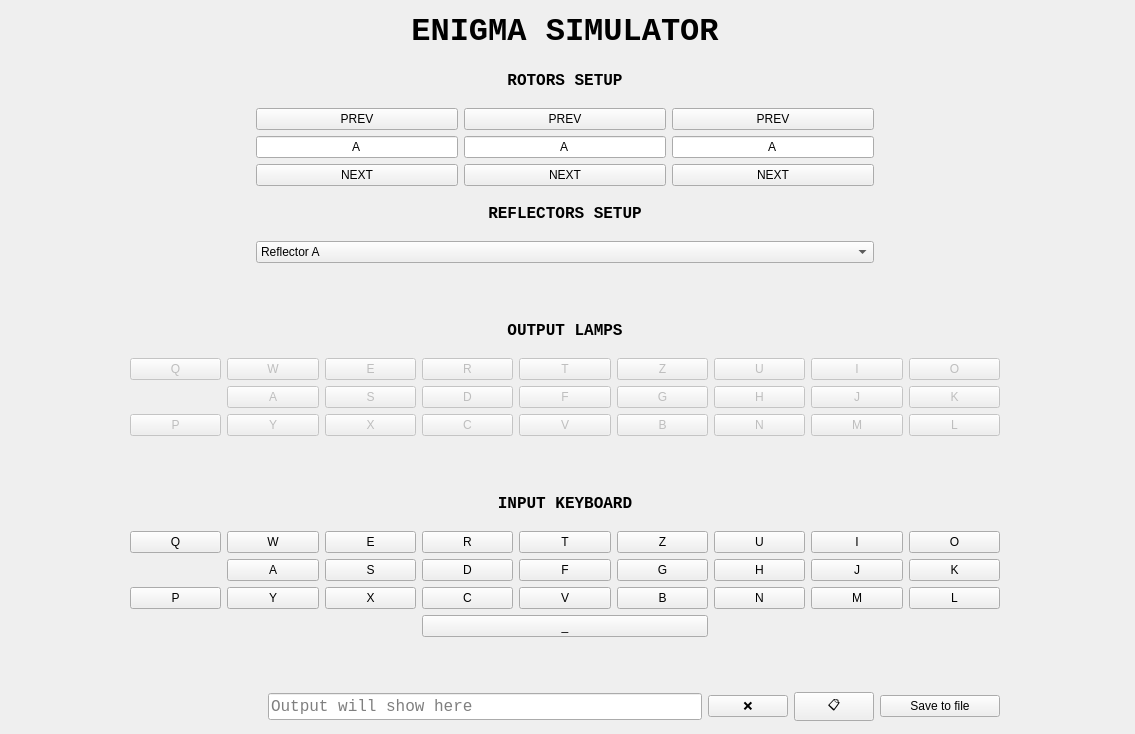
<?xml version="1.0" encoding="UTF-8"?>
<ui version="4.0">
 <class>MainWindow</class>
 <widget class="QMainWindow" name="MainWindow">
  <property name="geometry">
   <rect>
    <x>0</x>
    <y>0</y>
    <width>1135</width>
    <height>734</height>
   </rect>
  </property>
  <property name="baseSize">
   <size>
    <width>0</width>
    <height>40</height>
   </size>
  </property>
  <property name="windowTitle">
   <string>Enigma Simulator</string>
  </property>
  <widget class="QWidget" name="centralwidget">
   <widget class="QWidget" name="gridLayoutWidget_3">
    <property name="geometry">
     <rect>
      <x>10</x>
      <y>10</y>
      <width>1110</width>
      <height>711</height>
     </rect>
    </property>
    <layout class="QGridLayout" name="gridLayout">
     <item row="2" column="0">
      <spacer name="horizontalSpacer_5">
       <property name="orientation">
        <enum>Qt::Horizontal</enum>
       </property>
       <property name="sizeType">
        <enum>QSizePolicy::Fixed</enum>
       </property>
       <property name="sizeHint" stdset="0">
        <size>
         <width>120</width>
         <height>20</height>
        </size>
       </property>
      </spacer>
     </item>
     <item row="9" column="2" colspan="5">
      <spacer name="verticalSpacer_3">
       <property name="orientation">
        <enum>Qt::Vertical</enum>
       </property>
       <property name="sizeType">
        <enum>QSizePolicy::Preferred</enum>
       </property>
       <property name="sizeHint" stdset="0">
        <size>
         <width>20</width>
         <height>40</height>
        </size>
       </property>
      </spacer>
     </item>
     <item row="2" column="7">
      <spacer name="horizontalSpacer_2">
       <property name="orientation">
        <enum>Qt::Horizontal</enum>
       </property>
       <property name="sizeType">
        <enum>QSizePolicy::Fixed</enum>
       </property>
       <property name="sizeHint" stdset="0">
        <size>
         <width>120</width>
         <height>20</height>
        </size>
       </property>
      </spacer>
     </item>
     <item row="5" column="2" colspan="5">
      <widget class="QComboBox" name="reflector_choice">
       <property name="currentIndex">
        <number>0</number>
       </property>
       <property name="placeholderText">
        <string>Choose a reflector</string>
       </property>
       <item>
        <property name="text">
         <string>Reflector A</string>
        </property>
       </item>
       <item>
        <property name="text">
         <string>Reflector B</string>
        </property>
       </item>
       <item>
        <property name="text">
         <string>Reflector C</string>
        </property>
       </item>
      </widget>
     </item>
     <item row="11" column="1" colspan="7">
      <layout class="QGridLayout" name="KEYBOARD">
       <item row="1" column="2">
        <widget class="QPushButton" name="iS">
         <property name="text">
          <string>S</string>
         </property>
        </widget>
       </item>
       <item row="0" column="8">
        <widget class="QPushButton" name="iO">
         <property name="text">
          <string>O</string>
         </property>
        </widget>
       </item>
       <item row="0" column="6">
        <widget class="QPushButton" name="iU">
         <property name="text">
          <string>U</string>
         </property>
        </widget>
       </item>
       <item row="2" column="1">
        <widget class="QPushButton" name="iY">
         <property name="text">
          <string>Y</string>
         </property>
        </widget>
       </item>
       <item row="1" column="4">
        <widget class="QPushButton" name="iF">
         <property name="text">
          <string>F</string>
         </property>
        </widget>
       </item>
       <item row="2" column="2">
        <widget class="QPushButton" name="iX">
         <property name="text">
          <string>X</string>
         </property>
        </widget>
       </item>
       <item row="2" column="5">
        <widget class="QPushButton" name="iB">
         <property name="text">
          <string>B</string>
         </property>
        </widget>
       </item>
       <item row="1" column="7">
        <widget class="QPushButton" name="iJ">
         <property name="text">
          <string>J</string>
         </property>
        </widget>
       </item>
       <item row="0" column="2">
        <widget class="QPushButton" name="iE">
         <property name="text">
          <string>E</string>
         </property>
        </widget>
       </item>
       <item row="2" column="7">
        <widget class="QPushButton" name="iM">
         <property name="text">
          <string>M</string>
         </property>
        </widget>
       </item>
       <item row="2" column="0">
        <widget class="QPushButton" name="iP">
         <property name="text">
          <string>P</string>
         </property>
        </widget>
       </item>
       <item row="0" column="5">
        <widget class="QPushButton" name="iZ">
         <property name="text">
          <string>Z</string>
         </property>
        </widget>
       </item>
       <item row="1" column="6">
        <widget class="QPushButton" name="iH">
         <property name="text">
          <string>H</string>
         </property>
        </widget>
       </item>
       <item row="3" column="3" colspan="3">
        <widget class="QPushButton" name="iSpace">
         <property name="text">
          <string>_</string>
         </property>
        </widget>
       </item>
       <item row="0" column="0">
        <widget class="QPushButton" name="iQ">
         <property name="text">
          <string>Q</string>
         </property>
        </widget>
       </item>
       <item row="2" column="6">
        <widget class="QPushButton" name="iN">
         <property name="text">
          <string>N</string>
         </property>
        </widget>
       </item>
       <item row="1" column="1">
        <widget class="QPushButton" name="iA">
         <property name="text">
          <string>A</string>
         </property>
        </widget>
       </item>
       <item row="0" column="7">
        <widget class="QPushButton" name="iI">
         <property name="text">
          <string>I</string>
         </property>
        </widget>
       </item>
       <item row="2" column="8">
        <widget class="QPushButton" name="iL">
         <property name="text">
          <string>L</string>
         </property>
        </widget>
       </item>
       <item row="1" column="5">
        <widget class="QPushButton" name="iG">
         <property name="text">
          <string>G</string>
         </property>
        </widget>
       </item>
       <item row="2" column="3">
        <widget class="QPushButton" name="iC">
         <property name="text">
          <string>C</string>
         </property>
        </widget>
       </item>
       <item row="2" column="4">
        <widget class="QPushButton" name="iV">
         <property name="text">
          <string>V</string>
         </property>
        </widget>
       </item>
       <item row="0" column="4">
        <widget class="QPushButton" name="iT">
         <property name="text">
          <string>T</string>
         </property>
        </widget>
       </item>
       <item row="1" column="8">
        <widget class="QPushButton" name="iK">
         <property name="text">
          <string>K</string>
         </property>
        </widget>
       </item>
       <item row="1" column="3">
        <widget class="QPushButton" name="iD">
         <property name="text">
          <string>D</string>
         </property>
        </widget>
       </item>
       <item row="0" column="1">
        <widget class="QPushButton" name="iW">
         <property name="text">
          <string>W</string>
         </property>
        </widget>
       </item>
       <item row="0" column="3">
        <widget class="QPushButton" name="iR">
         <property name="text">
          <string>R</string>
         </property>
        </widget>
       </item>
      </layout>
     </item>
     <item row="2" column="8">
      <spacer name="horizontalSpacer_4">
       <property name="orientation">
        <enum>Qt::Horizontal</enum>
       </property>
       <property name="sizeType">
        <enum>QSizePolicy::Fixed</enum>
       </property>
       <property name="sizeHint" stdset="0">
        <size>
         <width>120</width>
         <height>20</height>
        </size>
       </property>
      </spacer>
     </item>
     <item row="6" column="2" colspan="5">
      <spacer name="verticalSpacer_4">
       <property name="orientation">
        <enum>Qt::Vertical</enum>
       </property>
       <property name="sizeType">
        <enum>QSizePolicy::Preferred</enum>
       </property>
       <property name="sizeHint" stdset="0">
        <size>
         <width>20</width>
         <height>40</height>
        </size>
       </property>
      </spacer>
     </item>
     <item row="13" column="1" rowspan="2">
      <spacer name="verticalSpacer_2">
       <property name="orientation">
        <enum>Qt::Vertical</enum>
       </property>
       <property name="sizeType">
        <enum>QSizePolicy::Preferred</enum>
       </property>
       <property name="sizeHint" stdset="0">
        <size>
         <width>20</width>
         <height>60</height>
        </size>
       </property>
      </spacer>
     </item>
     <item row="1" column="2" colspan="5">
      <widget class="QLabel" name="label_2">
       <property name="font">
        <font>
         <family>Consolas</family>
         <pointsize>12</pointsize>
         <bold>true</bold>
        </font>
       </property>
       <property name="text">
        <string>ROTORS SETUP</string>
       </property>
       <property name="alignment">
        <set>Qt::AlignCenter</set>
       </property>
      </widget>
     </item>
     <item row="2" column="2" colspan="5">
      <layout class="QGridLayout" name="ROTORS">
       <item row="3" column="3">
        <widget class="QPushButton" name="nextB">
         <property name="text">
          <string>NEXT</string>
         </property>
        </widget>
       </item>
       <item row="3" column="2">
        <widget class="QPushButton" name="nextC">
         <property name="text">
          <string>NEXT</string>
         </property>
        </widget>
       </item>
       <item row="1" column="3">
        <widget class="QPushButton" name="prevB">
         <property name="text">
          <string>PREV</string>
         </property>
        </widget>
       </item>
       <item row="2" column="2">
        <widget class="QLineEdit" name="rotorC">
         <property name="text">
          <string>A</string>
         </property>
         <property name="alignment">
          <set>Qt::AlignCenter</set>
         </property>
         <property name="readOnly">
          <bool>true</bool>
         </property>
        </widget>
       </item>
       <item row="2" column="4">
        <widget class="QLineEdit" name="rotorA">
         <property name="text">
          <string>A</string>
         </property>
         <property name="alignment">
          <set>Qt::AlignCenter</set>
         </property>
         <property name="readOnly">
          <bool>true</bool>
         </property>
        </widget>
       </item>
       <item row="1" column="2">
        <widget class="QPushButton" name="prevC">
         <property name="text">
          <string>PREV</string>
         </property>
        </widget>
       </item>
       <item row="3" column="4">
        <widget class="QPushButton" name="nextA">
         <property name="text">
          <string>NEXT</string>
         </property>
        </widget>
       </item>
       <item row="1" column="4">
        <widget class="QPushButton" name="prevA">
         <property name="text">
          <string>PREV</string>
         </property>
        </widget>
       </item>
       <item row="2" column="3">
        <widget class="QLineEdit" name="rotorB">
         <property name="text">
          <string>A</string>
         </property>
         <property name="alignment">
          <set>Qt::AlignCenter</set>
         </property>
         <property name="readOnly">
          <bool>true</bool>
         </property>
        </widget>
       </item>
      </layout>
     </item>
     <item row="4" column="2" colspan="5">
      <widget class="QLabel" name="label_5">
       <property name="font">
        <font>
         <family>Consolas</family>
         <pointsize>12</pointsize>
         <bold>true</bold>
        </font>
       </property>
       <property name="text">
        <string>REFLECTORS SETUP</string>
       </property>
       <property name="alignment">
        <set>Qt::AlignCenter</set>
       </property>
      </widget>
     </item>
     <item row="2" column="1">
      <spacer name="horizontalSpacer_3">
       <property name="orientation">
        <enum>Qt::Horizontal</enum>
       </property>
       <property name="sizeType">
        <enum>QSizePolicy::Fixed</enum>
       </property>
       <property name="sizeHint" stdset="0">
        <size>
         <width>120</width>
         <height>20</height>
        </size>
       </property>
      </spacer>
     </item>
     <item row="10" column="2" colspan="5">
      <widget class="QLabel" name="label_4">
       <property name="font">
        <font>
         <family>Consolas</family>
         <pointsize>12</pointsize>
         <bold>true</bold>
        </font>
       </property>
       <property name="text">
        <string>INPUT KEYBOARD</string>
       </property>
       <property name="alignment">
        <set>Qt::AlignCenter</set>
       </property>
      </widget>
     </item>
     <item row="14" column="5">
      <widget class="QPushButton" name="reset">
       <property name="sizePolicy">
        <sizepolicy hsizetype="Fixed" vsizetype="Fixed">
         <horstretch>0</horstretch>
         <verstretch>0</verstretch>
        </sizepolicy>
       </property>
       <property name="text">
        <string>❌</string>
       </property>
      </widget>
     </item>
     <item row="7" column="2" colspan="5">
      <widget class="QLabel" name="label_3">
       <property name="font">
        <font>
         <family>Consolas</family>
         <pointsize>12</pointsize>
         <bold>true</bold>
        </font>
       </property>
       <property name="text">
        <string>OUTPUT LAMPS</string>
       </property>
       <property name="alignment">
        <set>Qt::AlignCenter</set>
       </property>
      </widget>
     </item>
     <item row="8" column="1" colspan="7">
      <layout class="QGridLayout" name="LEDPanel">
       <item row="2" column="0">
        <widget class="QPushButton" name="P">
         <property name="enabled">
          <bool>false</bool>
         </property>
         <property name="text">
          <string>P</string>
         </property>
         <property name="checkable">
          <bool>false</bool>
         </property>
        </widget>
       </item>
       <item row="1" column="6">
        <widget class="QPushButton" name="H">
         <property name="enabled">
          <bool>false</bool>
         </property>
         <property name="text">
          <string>H</string>
         </property>
         <property name="checkable">
          <bool>false</bool>
         </property>
        </widget>
       </item>
       <item row="0" column="1">
        <widget class="QPushButton" name="W">
         <property name="enabled">
          <bool>false</bool>
         </property>
         <property name="text">
          <string>W</string>
         </property>
         <property name="checkable">
          <bool>false</bool>
         </property>
        </widget>
       </item>
       <item row="2" column="5">
        <widget class="QPushButton" name="B">
         <property name="enabled">
          <bool>false</bool>
         </property>
         <property name="text">
          <string>B</string>
         </property>
         <property name="checkable">
          <bool>false</bool>
         </property>
        </widget>
       </item>
       <item row="1" column="3">
        <widget class="QPushButton" name="D">
         <property name="enabled">
          <bool>false</bool>
         </property>
         <property name="text">
          <string>D</string>
         </property>
         <property name="checkable">
          <bool>false</bool>
         </property>
        </widget>
       </item>
       <item row="0" column="4">
        <widget class="QPushButton" name="T">
         <property name="enabled">
          <bool>false</bool>
         </property>
         <property name="text">
          <string>T</string>
         </property>
         <property name="checkable">
          <bool>false</bool>
         </property>
        </widget>
       </item>
       <item row="1" column="4">
        <widget class="QPushButton" name="F">
         <property name="enabled">
          <bool>false</bool>
         </property>
         <property name="text">
          <string>F</string>
         </property>
         <property name="checkable">
          <bool>false</bool>
         </property>
        </widget>
       </item>
       <item row="0" column="3">
        <widget class="QPushButton" name="R">
         <property name="enabled">
          <bool>false</bool>
         </property>
         <property name="text">
          <string>R</string>
         </property>
         <property name="checkable">
          <bool>false</bool>
         </property>
        </widget>
       </item>
       <item row="2" column="3">
        <widget class="QPushButton" name="C">
         <property name="enabled">
          <bool>false</bool>
         </property>
         <property name="text">
          <string>C</string>
         </property>
         <property name="checkable">
          <bool>false</bool>
         </property>
        </widget>
       </item>
       <item row="1" column="7">
        <widget class="QPushButton" name="J">
         <property name="enabled">
          <bool>false</bool>
         </property>
         <property name="text">
          <string>J</string>
         </property>
         <property name="checkable">
          <bool>false</bool>
         </property>
        </widget>
       </item>
       <item row="1" column="2">
        <widget class="QPushButton" name="S">
         <property name="enabled">
          <bool>false</bool>
         </property>
         <property name="text">
          <string>S</string>
         </property>
         <property name="checkable">
          <bool>false</bool>
         </property>
        </widget>
       </item>
       <item row="1" column="5">
        <widget class="QPushButton" name="G">
         <property name="enabled">
          <bool>false</bool>
         </property>
         <property name="text">
          <string>G</string>
         </property>
         <property name="checkable">
          <bool>false</bool>
         </property>
        </widget>
       </item>
       <item row="0" column="6">
        <widget class="QPushButton" name="U">
         <property name="enabled">
          <bool>false</bool>
         </property>
         <property name="text">
          <string>U</string>
         </property>
         <property name="checkable">
          <bool>false</bool>
         </property>
        </widget>
       </item>
       <item row="1" column="1">
        <widget class="QPushButton" name="A">
         <property name="enabled">
          <bool>false</bool>
         </property>
         <property name="text">
          <string>A</string>
         </property>
         <property name="checkable">
          <bool>false</bool>
         </property>
        </widget>
       </item>
       <item row="0" column="8">
        <widget class="QPushButton" name="O">
         <property name="enabled">
          <bool>false</bool>
         </property>
         <property name="text">
          <string>O</string>
         </property>
         <property name="checkable">
          <bool>false</bool>
         </property>
        </widget>
       </item>
       <item row="0" column="0">
        <widget class="QPushButton" name="Q">
         <property name="enabled">
          <bool>false</bool>
         </property>
         <property name="text">
          <string>Q</string>
         </property>
         <property name="checkable">
          <bool>false</bool>
         </property>
        </widget>
       </item>
       <item row="2" column="8">
        <widget class="QPushButton" name="L">
         <property name="enabled">
          <bool>false</bool>
         </property>
         <property name="text">
          <string>L</string>
         </property>
         <property name="checkable">
          <bool>false</bool>
         </property>
        </widget>
       </item>
       <item row="2" column="6">
        <widget class="QPushButton" name="N">
         <property name="enabled">
          <bool>false</bool>
         </property>
         <property name="text">
          <string>N</string>
         </property>
         <property name="checkable">
          <bool>false</bool>
         </property>
        </widget>
       </item>
       <item row="2" column="4">
        <widget class="QPushButton" name="V">
         <property name="enabled">
          <bool>false</bool>
         </property>
         <property name="text">
          <string>V</string>
         </property>
         <property name="checkable">
          <bool>false</bool>
         </property>
        </widget>
       </item>
       <item row="2" column="2">
        <widget class="QPushButton" name="X">
         <property name="enabled">
          <bool>false</bool>
         </property>
         <property name="text">
          <string>X</string>
         </property>
         <property name="checkable">
          <bool>false</bool>
         </property>
        </widget>
       </item>
       <item row="0" column="2">
        <widget class="QPushButton" name="E">
         <property name="enabled">
          <bool>false</bool>
         </property>
         <property name="text">
          <string>E</string>
         </property>
         <property name="checkable">
          <bool>false</bool>
         </property>
        </widget>
       </item>
       <item row="0" column="5">
        <widget class="QPushButton" name="Z">
         <property name="enabled">
          <bool>false</bool>
         </property>
         <property name="text">
          <string>Z</string>
         </property>
         <property name="checkable">
          <bool>false</bool>
         </property>
        </widget>
       </item>
       <item row="2" column="7">
        <widget class="QPushButton" name="M">
         <property name="enabled">
          <bool>false</bool>
         </property>
         <property name="text">
          <string>M</string>
         </property>
         <property name="checkable">
          <bool>false</bool>
         </property>
        </widget>
       </item>
       <item row="1" column="8">
        <widget class="QPushButton" name="K">
         <property name="enabled">
          <bool>false</bool>
         </property>
         <property name="text">
          <string>K</string>
         </property>
         <property name="checkable">
          <bool>false</bool>
         </property>
        </widget>
       </item>
       <item row="0" column="7">
        <widget class="QPushButton" name="I">
         <property name="enabled">
          <bool>false</bool>
         </property>
         <property name="text">
          <string>I</string>
         </property>
         <property name="checkable">
          <bool>false</bool>
         </property>
        </widget>
       </item>
       <item row="2" column="1">
        <widget class="QPushButton" name="Y">
         <property name="enabled">
          <bool>false</bool>
         </property>
         <property name="text">
          <string>Y</string>
         </property>
         <property name="checkable">
          <bool>false</bool>
         </property>
        </widget>
       </item>
      </layout>
     </item>
     <item row="0" column="2" colspan="5">
      <widget class="QLabel" name="label">
       <property name="font">
        <font>
         <family>Consolas</family>
         <pointsize>24</pointsize>
         <bold>true</bold>
        </font>
       </property>
       <property name="autoFillBackground">
        <bool>false</bool>
       </property>
       <property name="styleSheet">
        <string notr="true">color: rgb(0, 0, 0);</string>
       </property>
       <property name="text">
        <string>ENIGMA SIMULATOR</string>
       </property>
       <property name="textFormat">
        <enum>Qt::AutoText</enum>
       </property>
       <property name="alignment">
        <set>Qt::AlignCenter</set>
       </property>
      </widget>
     </item>
     <item row="14" column="4">
      <widget class="QLineEdit" name="output">
       <property name="baseSize">
        <size>
         <width>0</width>
         <height>0</height>
        </size>
       </property>
       <property name="font">
        <font>
         <family>Consolas</family>
         <pointsize>12</pointsize>
        </font>
       </property>
       <property name="readOnly">
        <bool>true</bool>
       </property>
       <property name="placeholderText">
        <string>Output will show here</string>
       </property>
      </widget>
     </item>
     <item row="14" column="6">
      <widget class="QPushButton" name="copyClipboard">
       <property name="sizePolicy">
        <sizepolicy hsizetype="Fixed" vsizetype="Fixed">
         <horstretch>0</horstretch>
         <verstretch>0</verstretch>
        </sizepolicy>
       </property>
       <property name="cursor">
        <cursorShape>PointingHandCursor</cursorShape>
       </property>
       <property name="text">
        <string>📋</string>
       </property>
      </widget>
     </item>
     <item row="14" column="7">
      <widget class="QPushButton" name="saveToFileBtn">
       <property name="text">
        <string>Save to file</string>
       </property>
      </widget>
     </item>
    </layout>
   </widget>
  </widget>
 </widget>
 <resources/>
 <connections/>
</ui>
